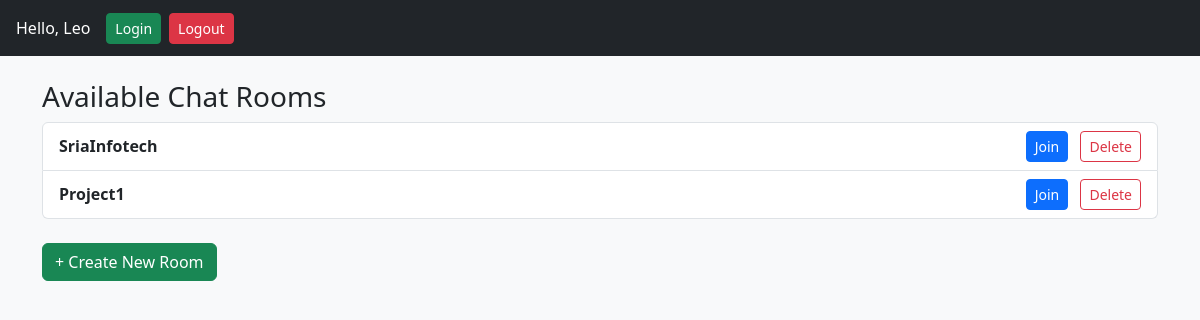
Page /room/ (signed in) on the committed database.
### chat/models.py (models this page shows, shortened)
class CustomUser(AbstractUser):
    phone = models.CharField(max_length=15, blank=True, null=True)
    otp_code = models.CharField(max_length=6, blank=True, null=True)  # new field
    otp_expires_at = models.DateTimeField(blank=True, null=True)
    username_validator = UnicodeUsernameValidator()
    username = models.CharField(max_length=150,unique=True,validators=[username_validator],
                                error_messages={'unique': 'A user with that username already exists.'},
                                help_text='Required. 150 characters or fewer. Letters, digits and @/./+/-/_ only.',
                                verbose_name='username')

class Room(models.Model):
    name = models.CharField(max_length=100, unique=True)#Room name
    created_by = models.ForeignKey(CustomUser, on_delete=models.CASCADE)# User who created the room
    created_at = models.DateTimeField(auto_now_add=True)# Timestamp when room was created

### chat/views.py (the view)
# urls.py: path('room/', views.room_list, name='room_list'),
@login_required
def room_list(request):
    rooms = Room.objects.all()
    return render(request, 'room_list.html', {'rooms': rooms})

### chat/templates/room_list.html (shortened to what this page needs)
{% extends 'base.html' %}
{% block content %}
<h3>Available Chat Rooms</h3>
<ul class="list-group">
{% for room in rooms %}
  <li class="list-group-item d-flex justify-content-between align-items-center">
    <div>
       <strong>{{ room.name }}</strong>
    </div>
    <div>
      <a href="{% url 'room_detail' room.name %}" class="btn btn-sm btn-primary me-2">Join</a>
      <a href="{% url 'delete_room' room.name %}"
         class="btn btn-sm btn-outline-danger"
         onclick="return confirm('Are you sure you want to delete this room?');">
         Delete
      </a>
    </div>
  </li>
{% empty %}
  <li class="list-group-item text-muted">No rooms available.<a href="{% url 'create_room' %}">Create one</a></li>
{% endfor %}
</ul>
<br>
<a href="{% url 'create_room' %}" class="btn btn-success">+ Create New Room</a>
{% endblock %}

### chat/templates/base.html (shortened to what this page needs)
{% load static %}
<!DOCTYPE html>
<html lang="en">
<head>
  <link href="https://cdn.jsdelivr.net/npm/bootstrap@5.3.3/dist/css/bootstrap.min.css" rel="stylesheet">
  <link rel="stylesheet" href="https://cdn.jsdelivr.net/npm/bootstrap-icons@1.10.5/font/bootstrap-icons.css">
</head>
<body class="bg-light">
  <nav class="navbar navbar-expand-lg navbar-dark bg-dark px-3">
    {% if user.is_authenticated %}
      <span class="navbar-text text-white me-3">Hello, {{ user.username }}</span>
      <a href="{% url 'login' %}" class="btn btn-success btn-sm me-2">Login</a>
      <a href="{% url 'logout' %}" class="btn btn-danger btn-sm">Logout</a>
    {% else %}
      <a href="{% url 'login' %}" class="btn btn-success btn-sm me-2">Login</a>
      <a href="{% url 'register' %}" class="btn btn-warning btn-sm">Register</a>
    {% endif %}
  </nav>
  <div class="container mt-4">
    {% block content %}
    {% endblock %}
  </div>
</body>
</html>

### rows in the picture
CustomUser: username "Leo"
Room: name "SriaInfotech"
Room: name "Project1"
